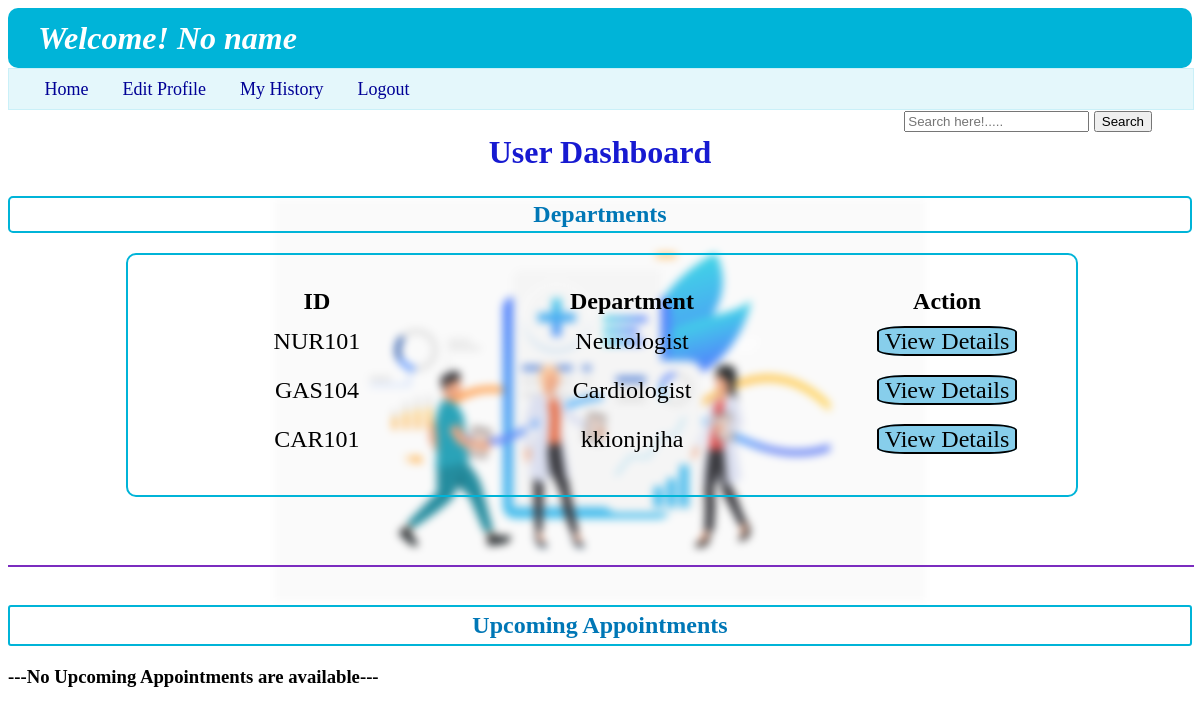
The app's page /user/0 with its own data.
### backend/models.py (models this page shows)
class Department(db.Model):
    __tablename__ = "department"
    id=db.Column(db.String,primary_key=True,nullable=False)
    specialization=db.Column(db.String,nullable=False)
    description=db.Column(db.String,nullable=False)
    doctor=db.relationship("Doctor_Info",cascade="all,delete",backref="department",lazy=True)

### backend/controllers.py (the view)
@app.route("/user/<u_id>")
def user_dashboard(u_id):
    u_id = int(u_id)
    name=u_get(u_id,"name","user")
    dept=all_departments()
    usr=User_Info.query.filter_by(id=u_id).first()
    appoin=Appointments.query.filter_by(user_id=u_id).all()
    return render_template("user_dashboard.html",usern=name,department_list=dept,appointments=appoin,pop_up="",u_id=u_id,usr=usr)

### backend/controllers.py (called while the page is built)
def u_get(u_id, operation,who_m):
    u = User_Info.query.filter_by(id=u_id,role=1).first()
    d = Doctor_Info.query.filter_by(id=u_id).first()
    if who_m=="doctor" and d:
        if operation == "name":
            return d.full_name
        elif operation == "email":
            return d.email
    elif who_m=="user" and u:
        if operation == "name":
            return u.full_name
        elif operation == "email":
            return u.email
    return "No name"

def all_departments():
    dept=Department.query.all()
    return dept

### templates/user_dashboard.html (shortened to what this page needs)
{%extends "user_layout.html"%}
{%block content%}
    {%if usr.is_blacklist!=0%}
    <h1 style="font-weight: bolder; color:red; margin: 15% 30% 30% 30%;">You Are Blocked From Our Website. Please! Contact Hospital Administrative</h1>
    {%else%}
            <span class="nav_a" style="position: absolute; right: 10px;">
                <form action="/user_dashboard_search_bar/{{u_id}}" method="POST">
                    <input type="text" id="search_by_name" name="search_by_name" placeholder="Search here!.....">
                    <button type="submit">Search</button>
                </form>
            </span>
    <h1 style="text-align: center; font-weight: bold; padding: 3px; color: rgb(23, 26, 209);">User Dashboard</h1>
    <h2 style="text-align: center; font-weight: bold; border: 2px solid rgb(0, 180, 216);padding: 3px; color: rgb(0,119,182); border-radius: 5px; ">Departments</h2>
    {%if department_list%}
    <div class="login_panel" style="width: 80%; margin-left: 10%;">
        <table class="table_user_dashboard">
            <thead style="margin: 10px;">
                <th>ID</th>
                <th>Department</th>
                <th>Action</th>
            </thead>
            <tbody>
                {%for dept in department_list%}
                <tr>
                    <td>{{dept.id}}</td>
                    <td>{{dept.specialization}}</td>
                    <td><a href="{{url_for('department_details',u_id=u_id,d_id=dept.id)}}" type="button" class="color_button">View Details</a></td>
                </tr>
                {%endfor%}
            </tbody>
        </table>
        {%else%}
        <h3>---Not Available---</h3>
        {%endif%}
    </div>
    <br>
    <hr style="border: 1px solid rgb(123,44,191); width: 100%; margin: 0px;">
    <br>
    <h2 style="text-align: center; font-weight: bold; border: 2px solid rgb(0, 180, 216); color: rgb(0,119,182); border-radius: 3px; padding: 5px; ">Upcoming Appointments</h2>
    {%if appointments%}
    <div class="login_panel" style="margin-bottom: 50px;">
        <table class="table_user_dashboard">
            <thead style="margin: 10px;">
                <th>ID</th>
                <th>Doctor Name</th>
                <th>Department</th>
                <th>Date</th>
                <th>Time</th>
                <th>Status</th>
                <th>Action </th>
            </thead>
            <tbody>
                {%for ap in appointments%}
                <tr>
                    <td>{{ap.user_id}}</td>
                    <td>{{ap.doctor_info.full_name}}</td>
                    <td>{{ap.doctor_info.department.specialization}}</td>
                    <td>{{ap.date}}</td>
                    <td>{{ap.time_slot}}</td>
                    <td>{{ap.status}}</td>
                    {%if ap.status=="Incomplete"%}
                    <td><a href="/user_appoin_cancel/{{ap.id}}/{{ap.user_id}}" type="button" class="color_button" style="background-color: orangered;">Cancel</a></td>
                    {%else%}
                    <td><h3 style="display: inline-block; font-weight: lighter;">X</h3></td>
                    {%endif%}
                </tr>
                {%endfor%}
            </tbody>
        </table>
        {%else%}
        <h3>---No Upcoming Appointments are available---</h3>
        {%endif%}
    {%endif%}
{%endblock%}

### static/style.css (style rules this page uses)
body { background-image: url("https://static.vecteezy.com/system/resources/thumbnails/002/072/163/small_2x/doctor-injecting-coronavirus-vaccine-to-a-patient-concept-free-vector.jpg"); background-repeat: no-repeat; background-size: 650px 650px; background-position: center; background-attachment: fixed; filter: saturate(1.0); z-index: -4; backdrop-filter: blur(4px); }
.login_panel { height: auto; width: 60%; margin: 10px 20% 40px 20%; border: 2px double rgb(0, 180, 216); border-radius: 10px; }
.nav_a { color: rgb(0,0,150); font-size: large; margin-right: 30px; text-decoration: none; }
.table_user_dashboard { align-content: center; margin: 30px; font-size: x-large; }
table { width: 100%; table-layout: fixed; }
td { text-align: center; padding: 10px; }
a { text-decoration: none; }
.color_button { text-decoration: none; color:black; background-color: skyblue; border-radius: 20%; border: 2px double black; padding: 0% 2% 0% 2%; }

### records on screen
Department: id "NUR101", specialization "Neurologist"
Department: id "GAS104", specialization "Cardiologist"
Department: id "CAR101", specialization "kkionjnjha"

### other values on screen
{{ usern }} "No name"
